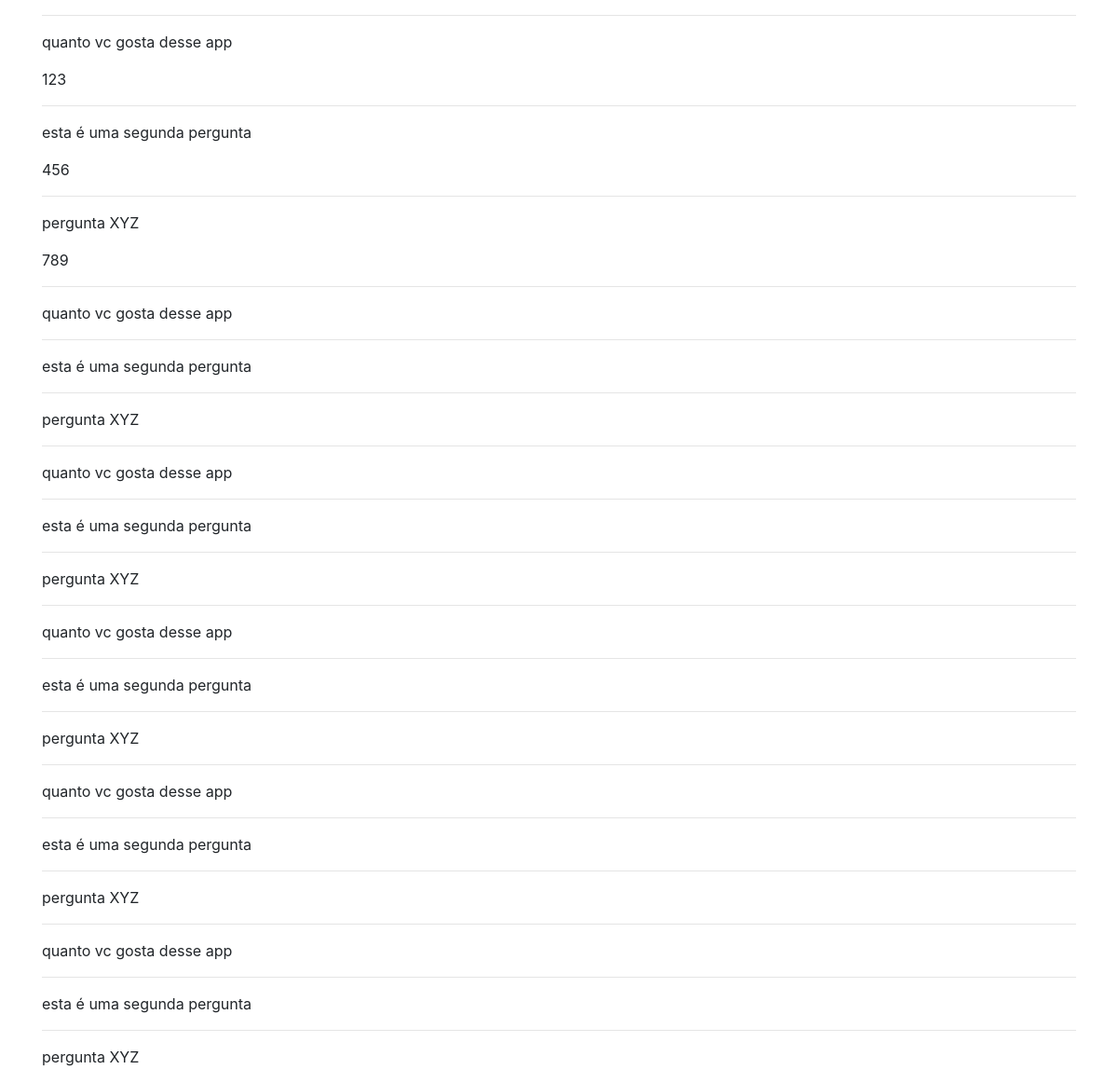
Screenshot of /feedback with the database file from the repository.
### respostas/models.py (models this page shows, shortened)
class Resposta(models.Model):
    pergunta = models.ForeignKey(Pergunta, on_delete = models.CASCADE)
    resp_texto = models.TextField("Resposta")
    class Meta:
        db_table = "respostas"

### perguntas/models.py (models this page shows, shortened)
class Pergunta(models.Model):
    TIPOS_PERGUNTAS = (
        ('estrelas','Estrelas'),
        ('sim/não','Sim/Não'),
        ('subjetivo','Subjetivo'),
    )
    titulo = models.TextField(
        'Pergunta',
    )
    tipo_pergunta = models.CharField(
        'Tipo de pergunta',
        max_length = 10,
        choices = TIPOS_PERGUNTAS,
    )
    ativo = models.BooleanField('Campo Ativo',default=True)
    criado_em = models.DateTimeField(auto_now_add=True)
    atualizado_em = models.DateTimeField(auto_now=True)
    class Meta:
        db_table = "perguntas"

### perguntas/views.py (the view)
# urls.py: path('feedback', views.feedback)
def feedback(request):
    respostas = Resposta.objects.all()
    return render(request, "pergunta/feedback.html", {"respostas":respostas})

### perguntas/templates/pergunta/feedback.html
{% extends 'base.html' %}
{% block conteudo %}
  {% for resp in respostas %}
    <hr />
    <p>{{resp.pergunta.titulo}}</p>
    <p>{{resp.resp_texto}}</p>
  {% endfor %}
{% endblock %}

### templates/base.html (shortened to what this page needs)
<!doctype html>
<html lang="en">
  <head>
    <link rel="stylesheet" href="https://stackpath.bootstrapcdn.com/bootstrap/4.4.1/css/bootstrap.min.css">
  </head>
  <body>
    <div class="container">
    {% block conteudo %}{% endblock %}
    </div>
  </body>
</html>

### rows the page displays
Resposta: pergunta.titulo "quanto vc gosta desse app", resp_texto "123"
Resposta: pergunta.titulo "esta é uma segunda pergunta", resp_texto "456"
Resposta: pergunta.titulo "pergunta XYZ", resp_texto "789"
Resposta: pergunta.titulo "quanto vc gosta desse app"
Resposta: pergunta.titulo "esta é uma segunda pergunta"
Resposta: pergunta.titulo "pergunta XYZ"
Resposta: pergunta.titulo "quanto vc gosta desse app"
Resposta: pergunta.titulo "esta é uma segunda pergunta"
Resposta: pergunta.titulo "pergunta XYZ"
Resposta: pergunta.titulo "quanto vc gosta desse app"
Resposta: pergunta.titulo "esta é uma segunda pergunta"
Resposta: pergunta.titulo "pergunta XYZ"
Resposta: pergunta.titulo "quanto vc gosta desse app"
Resposta: pergunta.titulo "esta é uma segunda pergunta"
Resposta: pergunta.titulo "pergunta XYZ"
Resposta: pergunta.titulo "quanto vc gosta desse app"
Resposta: pergunta.titulo "esta é uma segunda pergunta"
Resposta: pergunta.titulo "pergunta XYZ"
